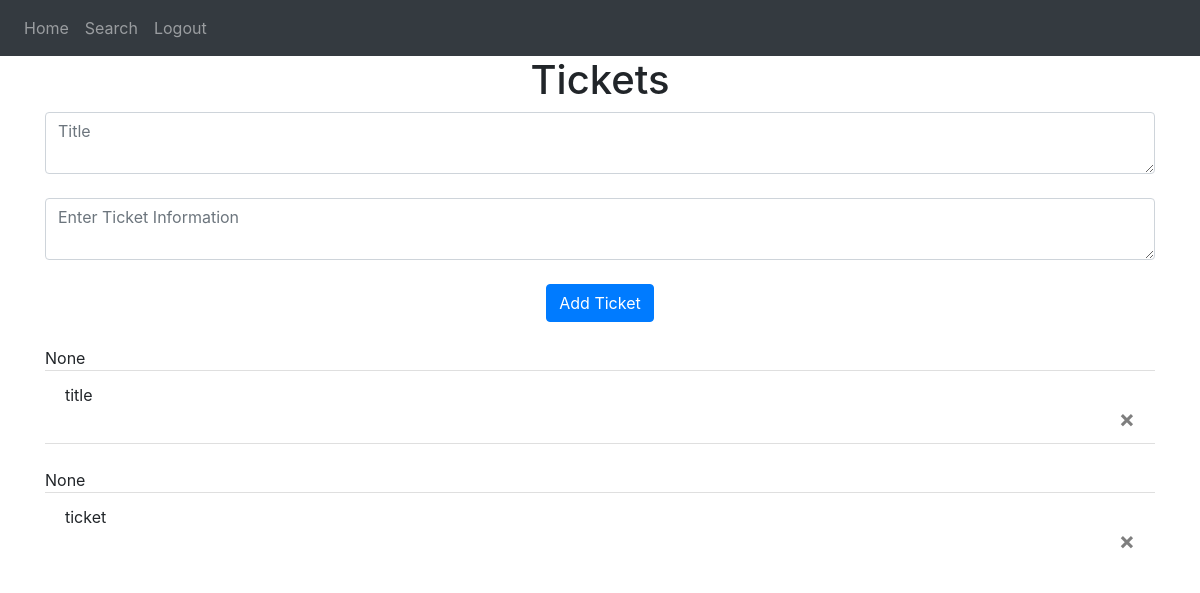
The page / (signed in) on the database as committed earlier.
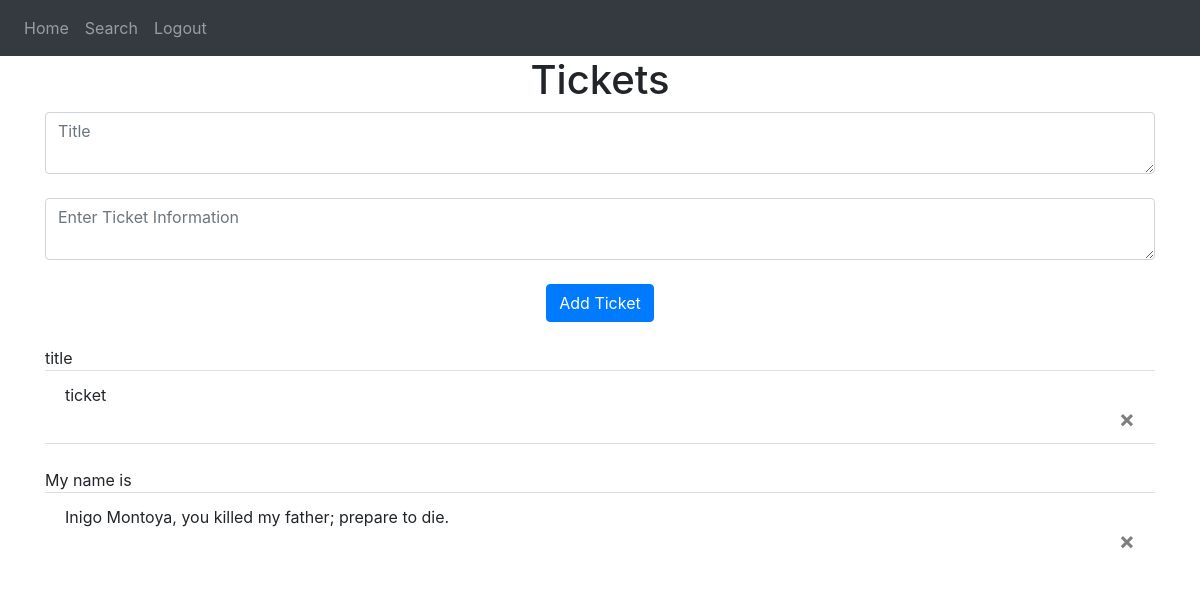
The same page on the database as committed later.
### website/models.py (models this page shows)
class Ticket(db.Model):
    id= db.Column(db.Integer, primary_key=True)
    title= db.Column(db.String(150))
    data= db.Column(db.String(10000))
    date= db.Column(db.DateTime(timezone=True), default= func.now())
    user_id= db.Column(db.Integer, db.ForeignKey('user.id'))

### website/views.py (the view, shortened to what this page needs)
@views.route('/', methods=['GET', 'POST'])
@login_required
def home():
    return render_template("home.html", user=current_user)

### website/__init__.py (called while the page is built)
def create_app():
    app= Flask(__name__)
    app.config['SECRET_KEY']= 'nodsnconvsnvpwnvkpsk;cmeqpmdckec'
    app.config['SQLALCHEMY_DATABASE_URI']= f'sqlite:///{DB_NAME}'
    db.init_app(app)
    from .views import views
    from .auth import auth
    app.register_blueprint(views, url_prefix='/')
    app.register_blueprint(auth, url_prefix='/')
    from .models import User, Ticket
    create_database(app)
    login_manager= LoginManager()
    login_manager.login_view= 'auth.login'
    login_manager.init_app(app)
    @login_manager.user_loader
    def load_user(id):
        return User.query.get(int(id))
    return app

### website/templates/home.html (shortened to what this page needs)
{% extends "base.html" %}
{% block content %}
<h1 align="center">Tickets</h1>
<form method="POST">
    <textarea name="title" id="title" class="form-control" placeholder="Title"></textarea>
    <br />
    <textarea name="ticket" id="ticket" class="form-control" placeholder="Enter Ticket Information"></textarea>
    <br />
    <div align="center">
        <button type="submit" class="btn btn-primary">Add Ticket</button>
    </div>
</form>
<ul class="list-group list-group-flush" id="tickets">
    {% for ticket in user.tickets %}
    <br />
    {{ ticket.title }}
    <li class="list-group-item">
        {{ ticket.data }}
        <br />
    <button type="button" class="close" onClick="deleteTicket({{ ticket.id }})">
        <span aria-hidden="true">&times;</span>
    </button>
    </li>
    {% endfor %}
</ul>
{% endblock %}

### website/templates/base.html (shortened to what this page needs)
<!DOCTYPE html>
<html>
    <head>
        <link
           rel="stylesheet"
           href="https://stackpath.bootstrapcdn.com/bootstrap/4.4.1/css/bootstrap.min.css"
        />
        <link
           rel="stylesheet"
           href="https://stackpath.bootstrapcdn.com/font-awesome/4.7.0/css/font-awesome.min.css"
        />
    </head>
    <body>
      <nav class="navbar navbar-expand lg navbar-dark bg-dark">
          <div class="collapse navbar-collapse" id="navbar">
            <div class="navbar-nav">
              {% if user.is_authenticated %}
              <a class="nav-item nav-link" id="home" href="/">Home</a>
              <a class="nav-item nav-link" id="search" href="/search">Search</a>
              <a class="nav-item nav-link" id="logout" href="/logout">Logout</a>
              {% else %}
              <a class="nav-item nav-link" id="login" href="/login">Login</a>
              <a class="nav-item nav-link" id="signup" href="/sign-up">Signup</a>
              <a class="nav-item nav-link" id="search" href="/search">Search</a>
              {% endif %}
            </div>
          </div>
      </nav>
      <div class="container">
        {% block content %}
        {% endblock %}
      </div>
    </body>
</html>

Rows that differ between the two databases and show on the page:
removed Ticket: title "None", data "title"
removed Ticket: title "None", data "ticket"
added Ticket: title "title", data "ticket"
added Ticket: title "My name is", data "Inigo Montoya, you killed my father; prepare to die."
